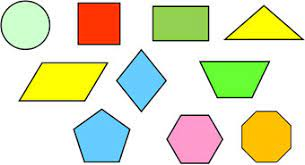
#> input picture Reasources/shapes.jpg, 305 x 165 px, given in place of the camera
$ python 'chapter 7.py'
#> lines starting #> are read from the running program, lines starting #| are printed output that depends on the picture; after the words box and inside, x2 and y2 are one past the last pixel; in counts of white or black regions, pixels touching at a corner belong together
import cv2
import numpy as np

# detecting certain colors

def empty(a):
    return

path = 'Reasources/lena.png'
cv2.namedWindow("Trackbars")
cv2.resizeWindow("Trackbars", 512, 512)
# val in normall color, then saturation changes the light
# name, the img, value that starts; count is somethign werid, it goes up to 360 but open cv offers to 180; call a functions everytime when the trackbar chanegs
cv2.createTrackbar("Hue Min", "Trackbars", 0, 179, empty)
cv2.createTrackbar("Hue Max", "Trackbars", 179, 179, empty)
# the count goes to 255
cv2.createTrackbar("Sat Min", "Trackbars", 133, 255, empty)
cv2.createTrackbar("Sat Max", "Trackbars", 255, 255, empty)
cv2.createTrackbar("Val Min", "Trackbars", 143, 255, empty)
cv2.createTrackbar("Val Max", "Trackbars", 255, 255, empty)

cap = cv2.VideoCapture(0)
# width is id number 3, lenght is id number 4
cap.set(3, 640)
cap.set(4, 480)
# 10 is brightness
cap.set(10, 100)
while True:
    success, img = cap.read()
#> img is the input picture: shape (165, 305, 3); mean B, G, R 190.7, 225.7, 222.2


    imgHSV = cv2.cvtColor(img, cv2.COLOR_BGR2HSV)
#> imgHSV: shape (165, 305, 3); mean H, S, V 49.9, 71.8, 242.3
    h_min = cv2.getTrackbarPos("Hue Min", "Trackbars")
    h_max = cv2.getTrackbarPos("Hue Max", "Trackbars")
    sat_min = cv2.getTrackbarPos("Sat Min", "Trackbars")
    sat_max = cv2.getTrackbarPos("Sat Max", "Trackbars")
    val_min = cv2.getTrackbarPos("Val Min", "Trackbars")
    val_max = cv2.getTrackbarPos("Val Max", "Trackbars")
    # hsv is humindity, saturation and value for that color range??
    print(h_min,h_max, sat_min, sat_max, val_min, val_max)

    # time for some colors? creating mask in the range of the colors
    # img, the lower limit, uper limit, the mins and maxs
    lower = np.array([h_min, sat_min, val_min])
    upper = np.array([h_max, sat_max, val_max])
    # mask would filter out and filter out the image without that color
    mask = cv2.inRange(imgHSV, lower, upper)
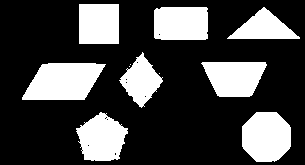
#> mask: shape (165, 305); 27.3% white; 11 white regions (3 under 20 px), largest, box (x1, y1, x2, y2) and area: (22, 63, 106, 100) 2347, (242, 112, 291, 162) 2022, (76, 112, 128, 161) 1771

    # now that we have these values, we put these as our initial values

    # now we get the  iamge in the colors from the mask
    # adds the images, bitwise add??? then it clips it ig, leanered it in class xd
    imgResult = cv2.bitwise_and(img, img, mask=mask)
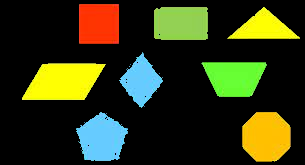
#> imgResult: shape (165, 305, 3); mean B, G, R 20.9, 55.1, 50.3

    cv2.imshow("Video", img)
    cv2.imshow("mask", mask)
    cv2.imshow("result", imgResult)
    # cv2.imshow("img hsv", imgHSV)
    # cv2.imshow("Original", img)
    cv2.waitKey(1)

    if cv2.waitKey(1) & 0xFF == ord('q'):
#> (key q is pressed here)
        break
